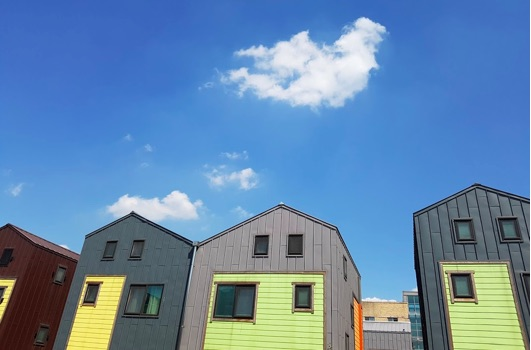
#> input picture 06_opencv/img/house.jpg, 531 x 350 px
$ python corner_harris.py   (older library calls are emulated)
#> lines starting #> are read from the running program, lines starting #| are printed output that depends on the picture; after the words box and inside, x2 and y2 are one past the last pixel; in counts of white or black regions, pixels touching at a corner belong together
# 해리스 코너 검출

import cv2
import numpy as np

img = cv2.imread('../img/house.jpg')
#> img is the input picture: shape (350, 531, 3); mean B, G, R 172, 135.4, 99.8
gray = cv2.cvtColor(img, cv2.COLOR_BGR2GRAY)
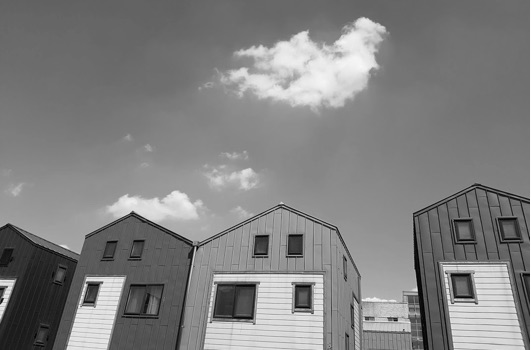
#> gray: shape (350, 531); min 0, max 255, mean 128.9

# @해리스 코너 검출
corner = cv2.cornerHarris(gray, 2, 3, 0.04)

# @변화량 결과의 최대값 10% 이상의 좌표 구하기
coord = np.where(corner > 0.1* corner.max())
#> coord = 108 positions, rows 198 to 332, columns 0 to 530
coord = np.stack((coord[1], coord[0]), axis=-1)
#> coord = 108 pairs, first value 0 to 530, second value 198 to 332

# @코너 좌표에 동그리미 그리기
for x, y in coord:
    cv2.circle(img, (x,y), 5, (0,0,255), 1, cv2.LINE_AA)
#> this loop made 108 passes
#> (x, y) on passes 1 to 12: (529, 198), (529, 199), (530, 199), (529, 200), (530, 200), (529, 201), (530, 201), (529, 202), (529, 203), (530, 203), (529, 204), (529, 205)
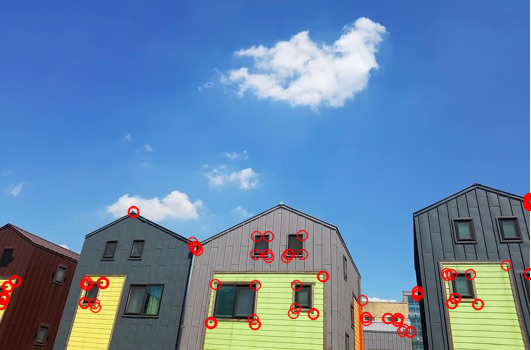
#> img: shape (350, 531, 3); 2.52% of pixels changed, all inside (x1, y1, x2, y2) = (0, 192, 531, 339)

# @변화량을 영상으로 표현하기 위해서 0~255로 정규화
corner_norm = cv2.normalize(corner, None, 0, 255, cv2.NORM_MINMAX, cv2.CV_8U)

# @화면에 출력
corner_norm = cv2.cvtColor(corner_norm, cv2.COLOR_GRAY2BGR)
#> corner_norm: shape (350, 531, 3)
merged = np.hstack((corner_norm, img))
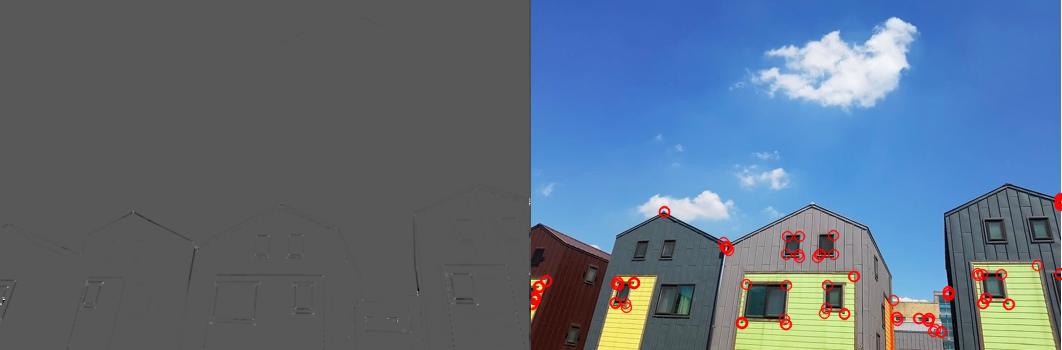
#> merged: shape (350, 1062, 3); mean B, G, R 129, 110.6, 94.6

cv2.imshow('Harris Corner', merged)
cv2.waitKey()
cv2.destroyAllWindows()
